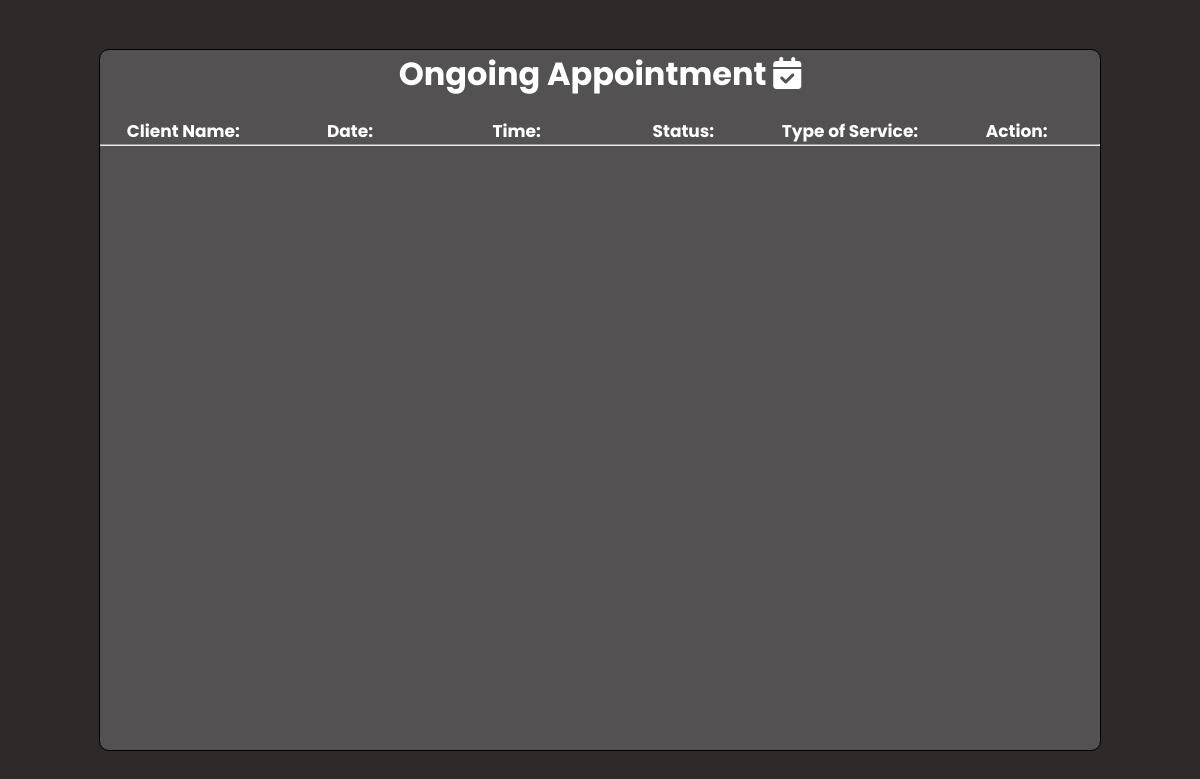
/ongoing_appointment.php?email=ivanpolicarpio015@gmail.com, run on an earlier commit of the app's database.
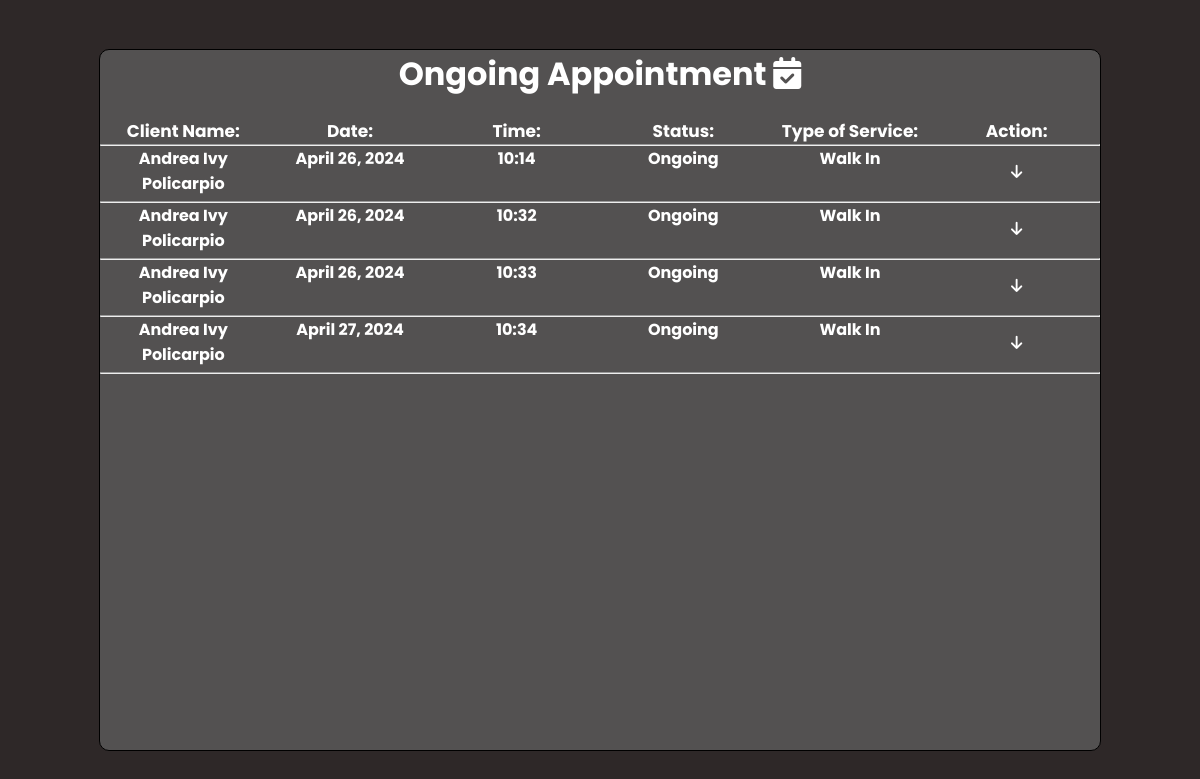
And on a later commit of the database.
### tables this page shows
CREATE TABLE `ongoing_appointment` (
  `id` int(11) NOT NULL,
  `endUser_email` varchar(255) NOT NULL,
  `endUser_name` varchar(255) NOT NULL,
  `endUser_contact` bigint(20) NOT NULL,
  `technician_email` varchar(255) NOT NULL,
  `date` varchar(255) NOT NULL,
  `time` varchar(255) NOT NULL,
  `status` varchar(255) NOT NULL,
  `type_of_service` varchar(255) NOT NULL
);

### ongoing_appointment.php (the view, shortened to what this page needs)
<?php
    require_once("dbcon.php");
    $email = $_GET['email'];
    $sql = "SELECT * FROM ongoing_appointment WHERE technician_email = '$email'";
    $query = mysqli_query($conn, $sql);
?>
<!DOCTYPE html>
<html lang="en">
<head>
    <link rel="stylesheet" href="ongoing_appointment.css">
</head>
<body>
    <div class="container" id="container">
        <h1>Ongoing Appointment <i class="fa-solid fa-calendar-check"></i></h1>
        <div class="header">
            <label for="">Client Name:</label>
            <label for="">Date:</label>
            <label for="">Time:</label>
            <label for="">Status:</label>
            <label for="">Type of Service:</label>
            <label for="">Action:</label>
        </div>
        <hr>
        <?php
                while($row = mysqli_fetch_assoc($query)){
            ?>
        <div class="info">
            <p><?php echo $row['endUser_name'] ?></p>
            <p><?php echo date("F j, Y", strtotime($row['date'])); ?></p>
            <p><?php echo $row['time'] ?> </p>
            <p><?php echo $row['status'] ?></p>
            <p><?php echo $row['type_of_service']?></p>
            <button class="action_btn" onclick="show('message_collapse_<?php echo $row['id']; ?>','icon_<?php echo $row['id']; ?>','<?php echo $row['technician_email'] ?>','<?php echo $email ?>')"><i id="icon_<?php echo $row['id']; ?>" class="fa-solid fa-arrow-down"></i></button>
        </div>
        <hr>
        <?php
            }
        ?>
    </div>
</body>
</html>

What changed in the data, as far as the page shows it:
added ongoing_appointment: endUser_name "Andrea Ivy Policarpio", date "April 26, 2024", time "10:14", status "Ongoing", type_of_service "Walk In"
added ongoing_appointment: endUser_name "Andrea Ivy Policarpio", date "April 26, 2024", time "10:32", status "Ongoing", type_of_service "Walk In"
added ongoing_appointment: endUser_name "Andrea Ivy Policarpio", date "April 26, 2024", time "10:33", status "Ongoing", type_of_service "Walk In"
added ongoing_appointment: endUser_name "Andrea Ivy Policarpio", date "April 27, 2024", time "10:34", status "Ongoing", type_of_service "Walk In"
